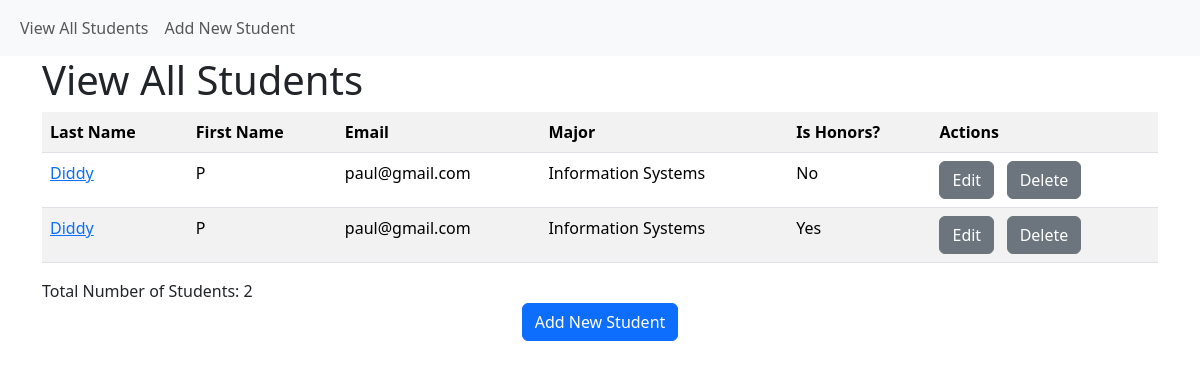
The app's page /student/view, older data.
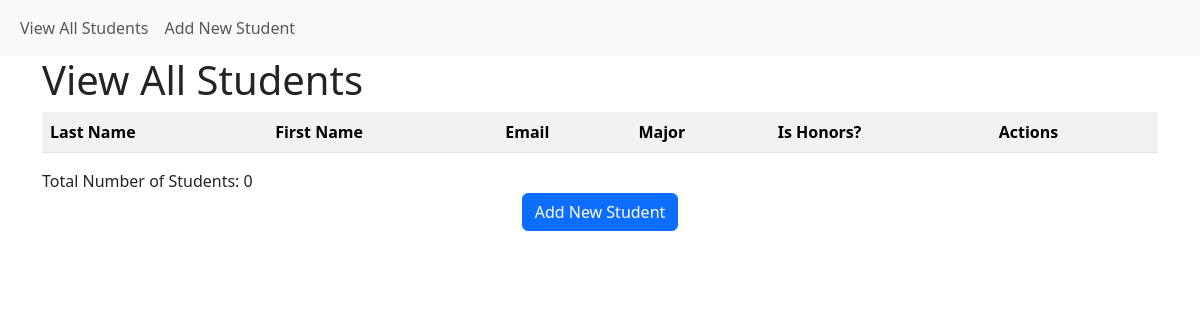
The same page, newer data.
### models.py (models this page shows, shortened)
class Student(db.Model):
    __tablename__ = "student"
    student_id = db.Column(db.Integer, primary_key=True)
    first_name = db.Column(db.String(30), nullable=False)
    last_name = db.Column(db.String(50), nullable=False)
    major_id = db.Column(db.Integer, db.ForeignKey('major.major_id'))
    birth_date = db.Column(db.DateTime, nullable=False)
    num_credits_completed = db.Column(db.Integer, nullable=False)
    gpa = db.Column(db.Float, nullable=False)
    is_honors = db.Column(db.Boolean, nullable=False)
    email = db.Column(db.String(100))

class Major(db.Model):
    __tablename__ = "major"
    major_id = db.Column(db.Integer, primary_key=True)
    major = db.Column(db.String(30), nullable=False)
    students = db.relationship('Student', backref='students')

### app.py (the view)
@app.route('/student/view')
def student_view_all():
    students = Student.query.outerjoin(Major, Student.major_id == Major.major_id) \
        .add_entity(Major) \
        .order_by(Student.last_name, Student.first_name) \
        .all()
    return render_template('student_view_all.html', students=students)

### templates/student_view_all.html (shortened to what this page needs)
{% extends "base.html" %}
{% block page_head %}
    View All Students
{% endblock %}
{% block page_content %}
<div class="row">
    <div class="col">
        <table class="table table-striped">
            <tr>
                <th>Last Name</th>
                <th>First Name</th>
                <th>Email</th>
                <th>Major</th>
                <th>Is Honors?</th>
                <th>Actions</th>
            </tr>
            {% for each_student, each_major in students %}
                <tr>
                    <td>
                        <a href="{{ url_for('student_view', student_id=each_student.student_id) }}">
                            {{ each_student.last_name }}
                        </a>
                    </td>
                    <td>{{ each_student.first_name }}</td>
                    <td>{{ each_student.email or '' }}</td>
                    <td>{{ each_major.major if each_major else 'Not selected' }}</td>
                    <td>{{ 'Yes' if each_student.is_honors else 'No' }}</td>
                    <td>
                        <a href="{{ url_for('student_edit', student_id=each_student.student_id) }}"
                           class="btn btn-secondary"
                           role="button">Edit</a>
                        <a href="{{ url_for('student_delete', student_id=each_student.student_id) }}"
                           class="btn btn-secondary"
                           role="button">Delete</a>
                    </td>
                </tr>
            {% endfor %}
        </table>
    </div>
</div>
<div class="row">
    <div class="col">
        Total Number of Students: {{ students|length }}
    </div>
</div>
<div class="row">
    <div class="col text-center">
        <a href="{{ url_for('student_create') }}"
           class="btn btn-primary"
           role="button">Add New Student</a>
    </div>
</div>
{% endblock %}

### templates/base.html (shortened to what this page needs)
<!DOCTYPE html>
<html lang="en">
  <head>
    <link href="https://cdn.jsdelivr.net/npm/bootstrap@5.3.3/dist/css/bootstrap.min.css" rel="stylesheet">
    </head>
  <body>
  <nav class="navbar navbar-expand-lg navbar-light bg-light">
  <div class="container-fluid">
    <div class="collapse navbar-collapse" id="navbarSupportedContent">
      <ul class="navbar-nav me-auto mb-2 mb-lg-0">
        <li class="nav-item">
          <a class="nav-link" href="{{ url_for('student_view_all') }}">View All Students</a>
        </li>
        <li class="nav-item">
          <a class="nav-link" href="{{ url_for('student_create') }}">Add New Student</a>
        </li>
      </ul>
    </div>
  </div>
</nav>
    <div class="container">
        <h1>{% block page_head %}{% endblock %}</h1>
        {% block page_content %}{% endblock %}
    </div>
  </body>
</html>

Row changes from the older to the newer data that the page shows:
removed Student: last_name "Diddy", first_name "P", email "paul@gmail.com", major "Information Systems", is_honors "No"
removed Student: last_name "Diddy", first_name "P", email "paul@gmail.com", major "Information Systems", is_honors "Yes"
Text that changed along with them:
{{ students|length }}: "2" → "0"
